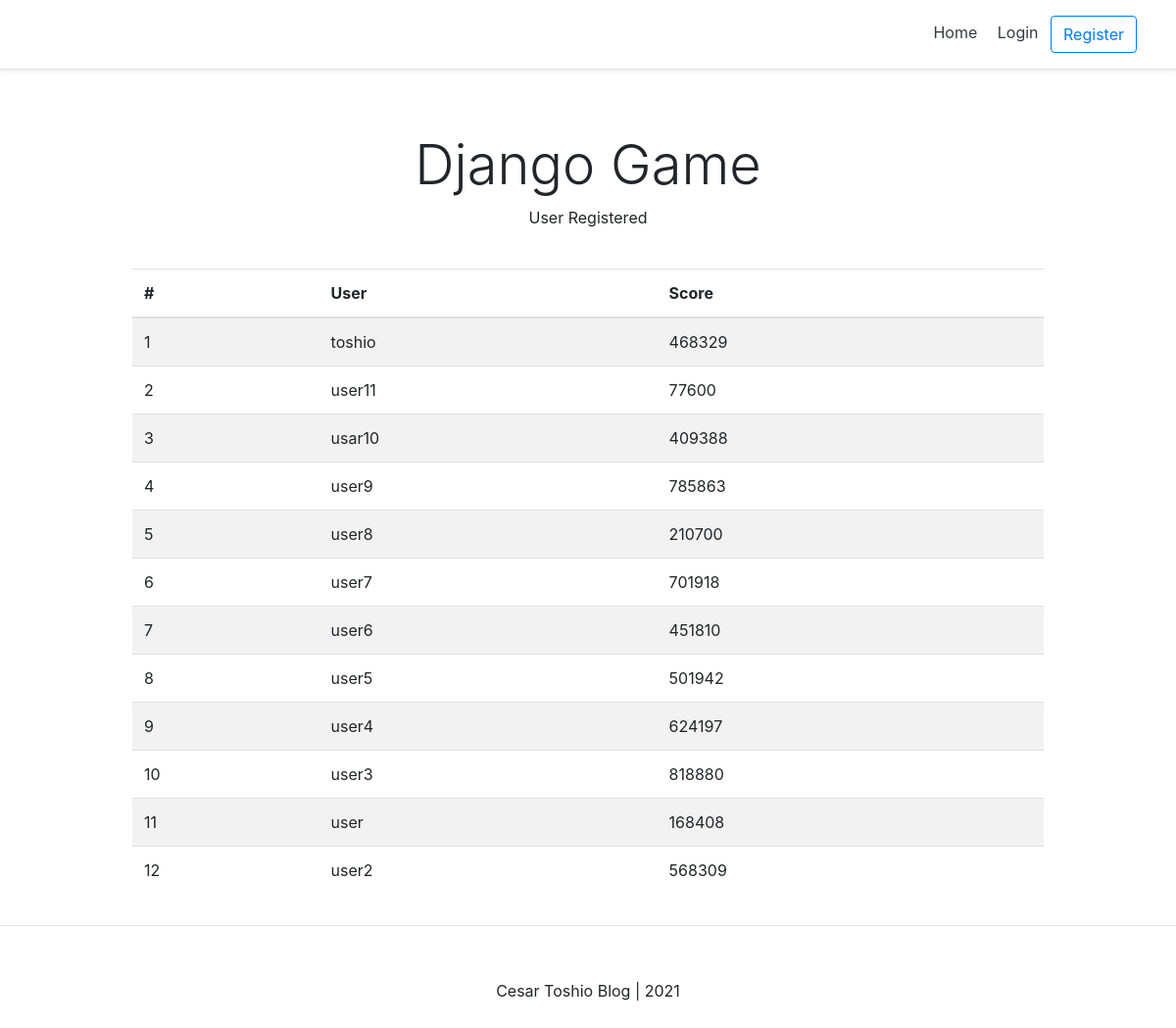
The page / on the database its author committed.
### account/models.py (models this page shows, shortened)
class Account(AbstractBaseUser):
    email = models.EmailField(verbose_name="email", max_length=60, unique=True)
    username = models.CharField(max_length=30, unique=True)
    earned_scores = models.IntegerField(null=True, blank=True)
    date_joined = models.DateTimeField(verbose_name='date joined', auto_now_add=True, null=True, blank=True)
    last_login = models.DateTimeField(verbose_name='last login', auto_now_add=True, null=True, blank=True)
    is_admin = models.BooleanField(default=False)
    is_active = models.BooleanField(default=True)
    is_staff = models.BooleanField(default=False)
    is_superuser = models.BooleanField(default=False)
    USERNAME_FIELD = 'email'
    REQUIRED_FIELDS = ['username', ]
    objects = MyAccountManager()
    def __str__(self):
        return self.email

### account/views.py (the view)
# urls.py: path('', home_screen_view, name="home"),
def home_screen_view(request):
    context = {}
    accounts = Account.objects.all().order_by('-date_joined')
    context['accounts'] = accounts
    print(accounts)
    return render(request, "personal/home.html", context)

### account/templates/personal/home.html
{% extends 'base.html' %}
{% block content  %}
<div class="pricing-header px-3 py-3 pt-md-5 pb-md-4 mx-auto text-center">
    <h1 class="display-4">Django Game</h1>
    <p>User Registered</p>
</div>
<div class="container">
    <div class="row">
        <div class="col-md-12">
            <div class="table-responsive">
                <table class="table table-striped">
                    <thead>
                        <tr>
                            <th>#</th>
                            <th>User</th>
                            <th>Score</th>
                        </tr>
                    </thead>
                    <tbody>
                        {% for c in accounts %}
                        <tr>
                            <td>{{forloop.counter}}</td>
                            <td>{{c.username}}</td>
                            <td>{{c.earned_scores}}</td>
                        </tr>
                        {% endfor %}
                    </tbody>
                </table>
            </div>
        </div>
    </div>
</div>
{% endblock content %}

### templates/base.html (shortened to what this page needs)
{% load static %}
<!DOCTYPE html>
<html lang="en">
<head>
    {% include 'snippets/header.html' %}
</head>
<body>
    <div class="main">
        {% block content %}
        {% endblock content %}
    </div>
    {% include 'snippets/footer.html' %}
</body>
</html>

### templates/snippets/header.html (shortened to what this page needs)
<link rel="stylesheet" href="https://stackpath.bootstrapcdn.com/bootstrap/4.3.1/css/bootstrap.min.css"
integrity="sha384-ggOyR0iXCbMQv3Xipma34MD+dH/1fQ784/j6cY/iJTQUOhcWr7x9JvoRxT2MZw1T"
crossorigin="anonymous">
<div class="d-flex flex-column flex-md-row align-items-center p-3 px-md-4 mb-3 bg-white border-bottom shadow-sm">
    <nav class="my-2 my-md-0 mr-md-3">
    {% if request.user.is_authenticated %}
        <a class="p-2 text-dark" href="{% url 'home' %}">Home</a>
        <a class="p-2 text-dark" href="{% url 'account' %}">Profile</a>
        <a class="p-2 text-dark" href="{% url 'playing' %}">Play</a>
        <a class="p-2 text-dark" href="{% url 'ranking' %}">Ranking</a>
        <a class="p-2 text-dark" href="{% url 'logout' %}">Logout</a>
    {% else %}
        <a class="p-2 text-dark" href="{% url 'home' %}">Home</a>
        <a class="p-2 text-dark" href="{% url 'login' %}"> Login</a>
        <a class="btn btn-outline-primary" href="{% url 'register' %}">Register</a>
    {% endif %}
    </nav>
</div>

### templates/snippets/footer.html (shortened to what this page needs)
<hr>
<div class="d-flex flex-row align-items-center footer">
    <p class="m-auto">Cesar Toshio Blog | 2021</p>
</div>

### templates/snippets/header.html (style rules this page uses)
@media (min-width: 768px) { html { font-size: 16px; } }
.container { max-width: 960px; }
.pricing-header { max-width: 700px; }

### templates/base.html (style rules this page uses)
.main { min-height: 100vh; height: 100%; }

### templates/snippets/footer.html (style rules this page uses)
.footer { min-height: 100px; }

### rows shown on the page
Account: username "toshio", earned_scores "468329"
Account: username "user11", earned_scores "77600"
Account: username "usar10", earned_scores "409388"
Account: username "user9", earned_scores "785863"
Account: username "user8", earned_scores "210700"
Account: username "user7", earned_scores "701918"
Account: username "user6", earned_scores "451810"
Account: username "user5", earned_scores "501942"
Account: username "user4", earned_scores "624197"
Account: username "user3", earned_scores "818880"
Account: username "user", earned_scores "168408"
Account: username "user2", earned_scores "568309"
